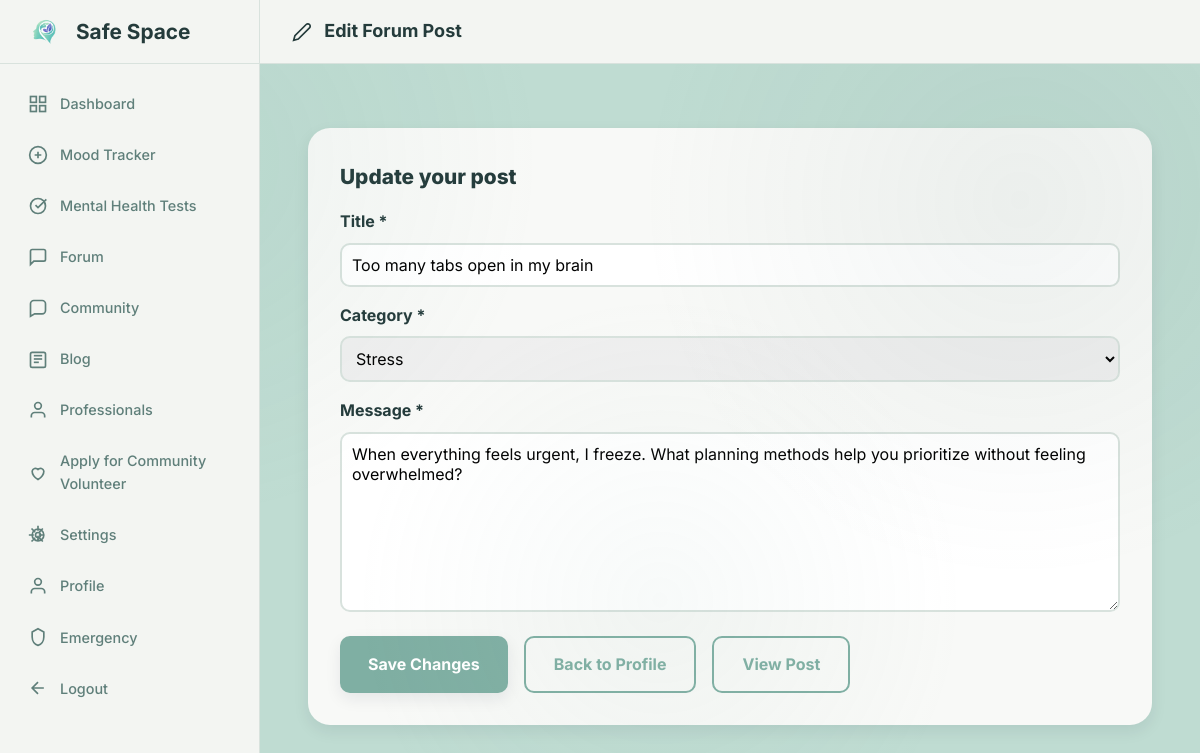
Page /dashboard/forum_edit.php?post_id=14 (signed in) on the committed database.
### tables this page shows
CREATE TABLE forum_posts (
    post_id INT AUTO_INCREMENT PRIMARY KEY,
    user_id INT NOT NULL,
    category VARCHAR(100) NOT NULL,
    title VARCHAR(255) NOT NULL,
    content LONGTEXT NOT NULL,
    is_encrypted BOOLEAN DEFAULT TRUE,
    view_count INT DEFAULT 0,
    reply_count INT DEFAULT 0,
    is_pinned BOOLEAN DEFAULT FALSE,
    is_locked BOOLEAN DEFAULT FALSE,
    status ENUM('published', 'draft', 'deleted', 'flagged') DEFAULT 'published',
    created_at TIMESTAMP DEFAULT CURRENT_TIMESTAMP,
    updated_at TIMESTAMP DEFAULT CURRENT_TIMESTAMP ON UPDATE CURRENT_TIMESTAMP,
    FOREIGN KEY (user_id) REFERENCES users(user_id) ON DELETE CASCADE,
    INDEX idx_category (category),
    INDEX idx_status (status),
    INDEX idx_created_at (created_at),
    INDEX idx_user_posts (user_id, created_at)
);

### config/config.php (called while the page is built, shortened)
<?php
function get_user_id() {
    return $_SESSION['user_id'] ?? null;
}
?>

### dashboard/forum_edit.php (the view, shortened to what this page needs)
<?php
require_once '../config/config.php';
$user_id = get_user_id();
$db = Database::getInstance();
$conn = $db->getConnection();
$post_id = (int)($_GET['post_id'] ?? 0);
$categories = ['Anxiety', 'Depression', 'Stress', 'Relationships', 'Sleep', 'Work/School', 'Self-Care', 'General Support'];
$post_stmt = $conn->prepare("SELECT post_id, title, category, content, status FROM forum_posts WHERE post_id = ? AND user_id = ? AND status = 'published' LIMIT 1");
$post_stmt->bind_param('ii', $post_id, $user_id);
$post_stmt->execute();
$post = $post_stmt->get_result()->fetch_assoc();
?>
<!DOCTYPE html>
<html lang="en">
<head>
    <link rel="stylesheet" href="../assets/css/styles.css">
    <link rel="stylesheet" href="includes/dashboard-layout.css">
</head>
<body>
    <div class="dashboard-wrapper">
        <?php include 'includes/sidebar.php'; ?>
        <main class="main-content">
            <div class="top-bar">
                <h2 style="margin: 0; font-size: 18px; color: var(--text-primary);">
                    <svg viewBox="0 0 24 24" width="20" height="20" fill="none" stroke="currentColor" stroke-width="2" style="display: inline-block; margin-right: 8px; vertical-align: middle;"><path d="M17 3a2.828 2.828 0 1 1 4 4L7.5 20.5 2 22l1.5-5.5L17 3z"/></svg>
                    Edit Forum Post
                </h2>
            </div>
            <div class="content-area">
                <div class="edit-container">
                    <div class="card">
                        <div class="card-title">Update your post</div>
                        <form method="POST" action="">
                            <div class="form-group">
                                <label>Title *</label>
                                <input type="text" name="post_title" value="<?php echo htmlspecialchars($post['title']); ?>" required>
                            </div>
                            <div class="form-group">
                                <label>Category *</label>
                                <select name="post_category" required>
                                    <?php foreach ($categories as $cat): ?>
                                        <option value="<?php echo htmlspecialchars($cat); ?>" <?php echo $post['category'] === $cat ? 'selected' : ''; ?>>
                                            <?php echo htmlspecialchars($cat); ?>
                                        </option>
                                    <?php endforeach; ?>
                                </select>
                            </div>
                            <div class="form-group">
                                <label>Message *</label>
                                <textarea name="post_content" required><?php echo htmlspecialchars($post['content']); ?></textarea>
                            </div>
                            <div style="display: flex; gap: 1rem; flex-wrap: wrap;">
                                <button type="submit" name="update_forum_post" class="btn btn-primary">Save Changes</button>
                                <a href="profile.php" class="btn btn-secondary">Back to Profile</a>
                                <a href="forum_view.php?post_id=<?php echo (int)$post['post_id']; ?>" class="btn btn-secondary">View Post</a>
                            </div>
                        </form>
                    </div>
                </div>
            </div>
        </main>
    </div>
</body>
</html>

### assets/css/styles.css (style rules this page uses)
:root { --bg-page: #BFDCD2; --bg-primary: #BFDCD2; --bg-surface: #F3F5F2; --bg-card: #F8F9F7; --accent-primary: #7FAFA3; --accent-soft: #9FBFB6; --border-soft: #D8E2DD; --primary-color: #7FAFA3; --primary-dark: #6A9A8E; --primary-light: #9FBFB6; --secondary-color: #5F7F7A; --accent-color: #9FBFB6; --accent-warm: #7FAFA3; --white: #F8F9F7; --light-bg: #F3F5F2; --light-gray: #D8E2DD; --medium-gray: #5F7F7A; --dark-gray: #243B3B; --text-primary: #243B3B; --text-secondary: #5F7F7A; --success: #22c55e; --warning: #f59e0b; --error: #ef4444; --info: #3b82f6; --shadow-sm: 0 6px 16px rgba(12, 27, 51, 0.08); --shadow-md: 0 12px 28px rgba(12, 27, 51, 0.12); --shadow-lg: 0 18px 48px rgba(12, 27, 51, 0.18); --shadow-glow: 0 0 24px rgba(20, 184, 166, 0.35); --radius-sm: 10px; --radius-md: 14px; --radius-lg: 22px; --radius-xl: 32px; --transition-fast: 0.18s ease; --transition-normal: 0.3s ease; --transition-slow: 0.5s ease; --spacing-xs: 0.5rem; --spacing-sm: 1rem; --spacing-md: 1.5rem; --spacing-lg: 2rem; --spacing-xl: 3rem; }
* { margin: 0; padding: 0; box-sizing: border-box; }
html { font-size: 16px; scroll-behavior: smooth; }
body { font-family: 'Inter', 'DM Sans', 'Poppins', system-ui, -apple-system, sans-serif; background: var(--bg-primary); color: var(--text-primary); line-height: 1.6; min-height: 100vh; overflow-x: hidden; position: relative; margin: 0; }
body::before { content: ''; position: fixed; top: 0; left: 0; width: 100%; height: 100%; background: radial-gradient(circle at 15% 20%, rgba(127, 175, 163, 0.08), transparent 30%), radial-gradient(circle at 85% 25%, rgba(95, 127, 122, 0.08), transparent 32%), radial-gradient(circle at 55% 75%, rgba(159, 191, 182, 0.08), transparent 34%); pointer-events: none; z-index: 0; }
.form-group { margin-bottom: var(--spacing-md); }
.btn { display: inline-block; padding: 14px 28px; border: none; border-radius: var(--radius-sm); font-size: 1rem; font-weight: 700; cursor: pointer; transition: all var(--transition-normal); text-align: center; text-decoration: none; font-family: inherit; }
.btn-primary { background: var(--accent-primary); color: #FFFFFF; box-shadow: var(--shadow-sm); }
.btn-secondary { background: transparent; color: var(--accent-primary); border: 2px solid var(--accent-primary); }

### dashboard/includes/dashboard-layout.css (style rules this page uses)
.dashboard-wrapper { display: flex; min-height: 100vh; margin: 0; padding: 0; }
.main-content { flex: 1; margin-left: 260px; padding: 0; width: calc(100% - 260px); }
.top-bar { background: var(--bg-surface, #F3F5F2); border-bottom: 1px solid var(--border-soft, #D8E2DD); padding: 0 32px; display: flex; justify-content: space-between; align-items: center; position: sticky; top: 0; z-index: 99; height: 64px; margin: 0; }
.content-area { padding: 2rem; }

### dashboard/forum_edit.php (style rules this page uses)
.edit-container { max-width: 900px; margin: 0 auto; padding: 2rem 1rem; }
.card { background: var(--bg-card, #F8F9F7); border-radius: var(--radius-lg); box-shadow: var(--shadow-sm); padding: 2rem; }
.card-title { font-size: 1.3rem; font-weight: 800; color: var(--text-primary); margin-bottom: 1rem; display: flex; align-items: center; gap: 10px; }
.form-group { margin-bottom: 1rem; }
.form-group label { display: block; font-weight: 700; margin-bottom: 0.5rem; color: var(--text-primary); }
.form-group input, .form-group select, .form-group textarea { width: 100%; padding: 10px; border: 2px solid var(--light-gray); border-radius: var(--radius-sm); font-family: inherit; font-size: 1rem; }
.form-group textarea { min-height: 180px; resize: vertical; }

### rows in the picture
forum_posts: post_title "Too many tabs open in my brain", post_category "Stress", post_content "When everything feels urgent, I freeze. What planning methods help you prioritize without feeling overwhelmed?"
